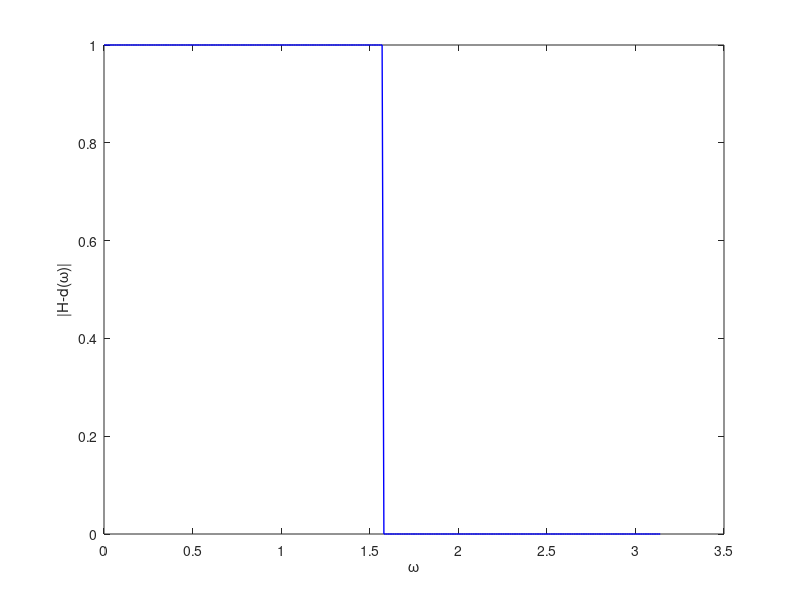
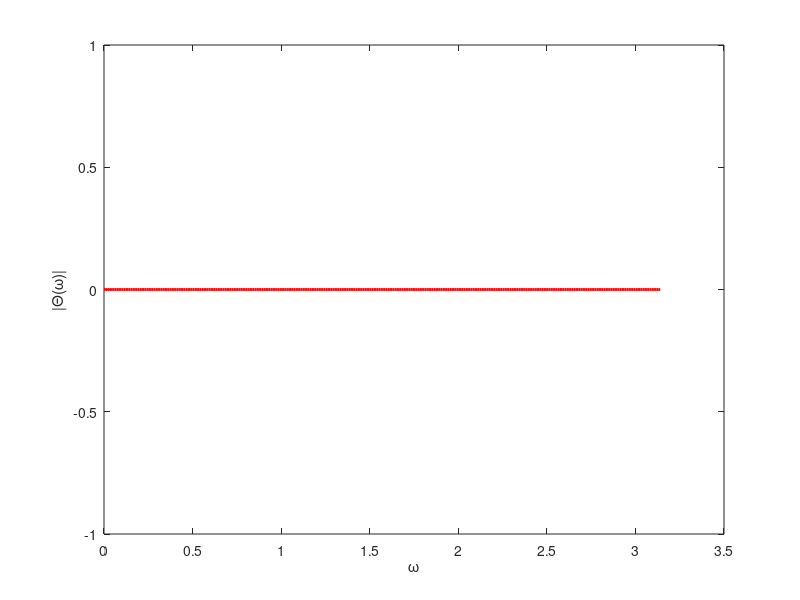
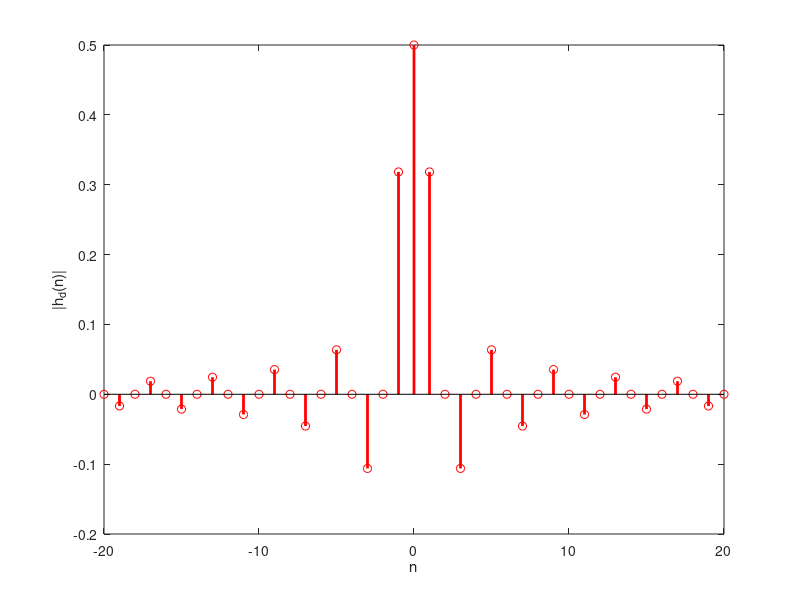
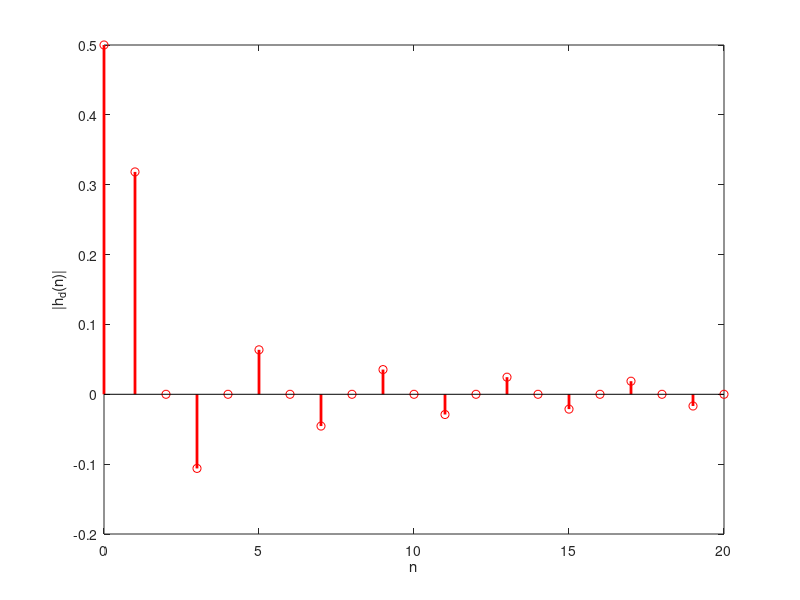

Here is the MATLAB script that generated these plots, in order:
%% 1
clc;
w_c = pi/2;%cutoff feequency
figure_number =1;

Omega_range =(0:00.01:pi);
Freq_window = zeros(size(Omega_range));% set zeros for ferquency window 
Freq_window(Omega_range<=w_c) =1;


h_d = 1*Freq_window;% Define the transfer function
magnitude =abs(h_d);
phase =angle(h_d);

figure(figure_number);
figure_number = figure_number+1;
plot(Omega_range,magnitude,'b','linewidth',1);
xlabel '\omega'
ylabel '|H-d(\omega)|'
figure(figure_number);
figure_number = figure_number+1;
plot(Omega_range,phase,'r','linewidth',2);
xlabel '\omega'
ylabel '|\Theta(\omega)|'

%%

Time_non_causal = (-20:1:20)';
h_d_n = sin(Time_non_causal * w_c)/pi./Time_non_causal;h_d_n(21)=w_c/pi;
figure(figure_number);figure_number = figure_number+1;
stem(Time_non_causal,h_d_n,'r','linewidth',2);
xlabel 'n'
ylabel '|h_d(n)|'

M = 21; % Number of taps
Time = (0:1:M-1)';
Time_window = zeros(size(Time));
Time_window(Time<M) = 1;
h_d_n = sin(Time * w_c)/pi./Time;h_d_n(1)=w_c/pi;
figure(figure_number);figure_number = figure_number+1;
stem(Time,h_d_n,'r','linewidth',2);
xlabel 'n'; ylabel '|h_d(n)|';

Shifted_time = Time - (M-1)/2;
h_n = (sin(Shifted_time * w_c)/pi./Shifted_time).*Time_window;
h_n((M-1)/2+1)=h_d_n(1); % resolving n=0 case
figure(figure_number);figure_number = figure_number+1;
stem(Time,h_n,'r','linewidth',2);
xlabel 'n'; ylabel '|h(n)|';


h_n = h_n(1:M,:); % Padding h_h when the size is smaller than FFT size
N = 512; % N point FFT
Y = fft(h_n,512);
H_f = abs(Y);
H_f = fftshift(H_f);
F = 2*pi*(-N/2:N/2-1)/N;
figure(figure_number);figure_number = figure_number+1;
plot(F,H_f,'b','linewidth',1);
xlabel '\omega '; ylabel '|H(\omega)|';


figure(figure_number);figure_number = figure_number+1;
plot(Omega_range,magnitude,'r-',F,H_f,'b.-');
xlabel '\omega'
ylabel '|H(\omega)| and |H_d(\omega)|'

%% 2
clc;
F_s = 50; T_s = 1/F_s; % sampling frequency and time
n = 0:T_s:1-T_s;
m_n = sin(2*pi*10.*n);
figure(figure_number);figure_number = figure_number+1;
plot(n,m_n,'r-');
xlabel 'n'; ylabel 'm[n]';


%%
% generate a noice signal 
noise0 = 0.1*randn(size(n));
noise1 = sin(2*pi*17.*n);
noise2 = cos(2*pi*23.*n);
noise = noise0+noise1 + noise2;
x_n = m_n+noise;
figure(figure_number);figure_number = figure_number+1;
plot(n,x_n,'b-',n,m_n,'r-.');
xlabel 'n'; ylabel 'm[n] and x[n]';


y_n = filter(h_n,1,x_n);
figure(figure_number);figure_number = figure_number+1;
plot(n,y_n,'b-',n,m_n,'r-.');
xlabel 'n'; ylabel 'm[n] and y[n]';

%% 
%%
%part 2.4
%changing the noise signal
noise2 = sin(2*pi*9.*n);
noise = noise0 + noise1 + noise2;
x_n = m_n + noise;

%plot original message signal + noise affected signal
figure(figure_number);
figure_number = figure_number+1;
plot(n, x_n, 'b-', n,m_n, 'r-.');
xlabel 'n';
ylabel 'm[n] and x[n]';
